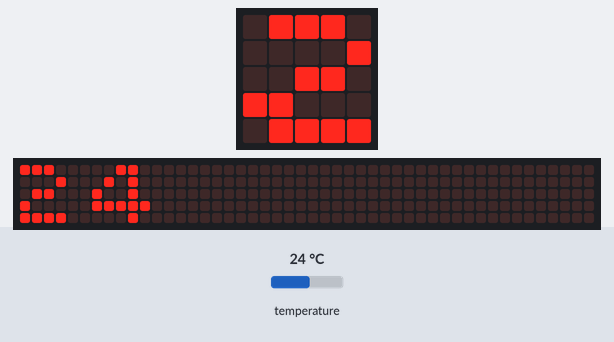
This program was run on a simulated BBC micro:bit (MakeCode). Parts: the board's 5×5 LED display, a strip that is not on the board, showing the scrolling text unrolled. Inputs (shaded band) come from the test bench; at power-on: temperature 24 °C. The 48×5 strip is a reading aid, not a part: it shows the text the display is scrolling, unrolled, one strip-width of it at a time.

Above: at 1.27 s.
1.3 s: temperature set to 12 °C
At 3.7 s:
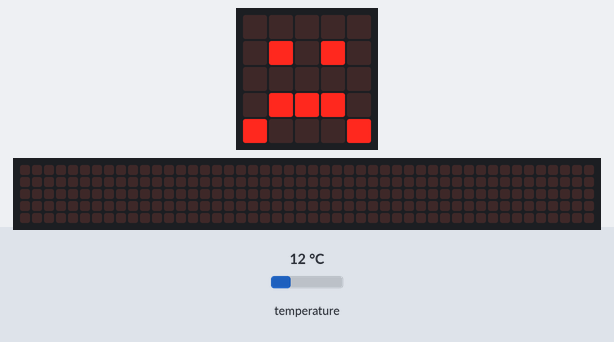
4.8 s: temperature set to 33 °C
At 7.0 s:
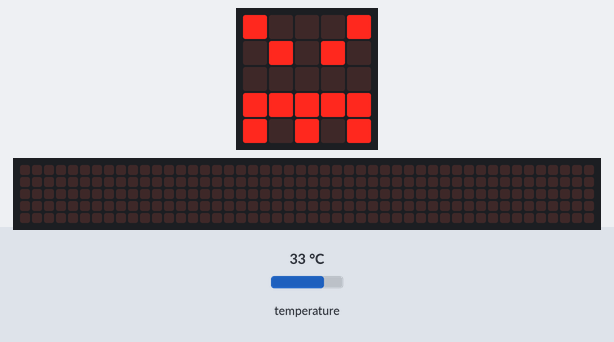
8.3 s: temperature set to 28 °C
At 10.3 s:
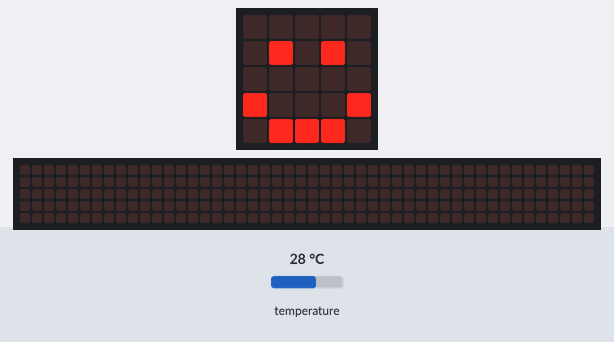

Measured:
- after the input at 1.3 s, the display: first differs from a run without the input after 2.0 s (image 1)
- after the input at 4.8 s, the display: first differs from a run without the input after 1.8 s (image 2)
- after the input at 8.3 s, the display: first differs from a run without the input after 1.6 s (image 3)
- what the display in image 1 shows lasts 0.6 s, from 3.3 s to 3.9 s

The program:

main.ts
```typescript
let temp: string;
while (true) {
    temp = "" + input.temperature()
    if (input.temperature() > 30) {
        basic.showIcon(IconNames.Angry)
        basic.showString(temp)
    } else if (input.temperature() >= 20 && input.temperature() <= 30) {
        basic.showIcon(IconNames.Happy)
        basic.showString(temp)
    } else {
        basic.showIcon(IconNames.Sad)
        basic.showString(temp)
    }

}
```

test.ts
```typescript
// aquí va el archivo "tests"; esto no se compilará cuando este paquete se utilice como una extensión.
```
